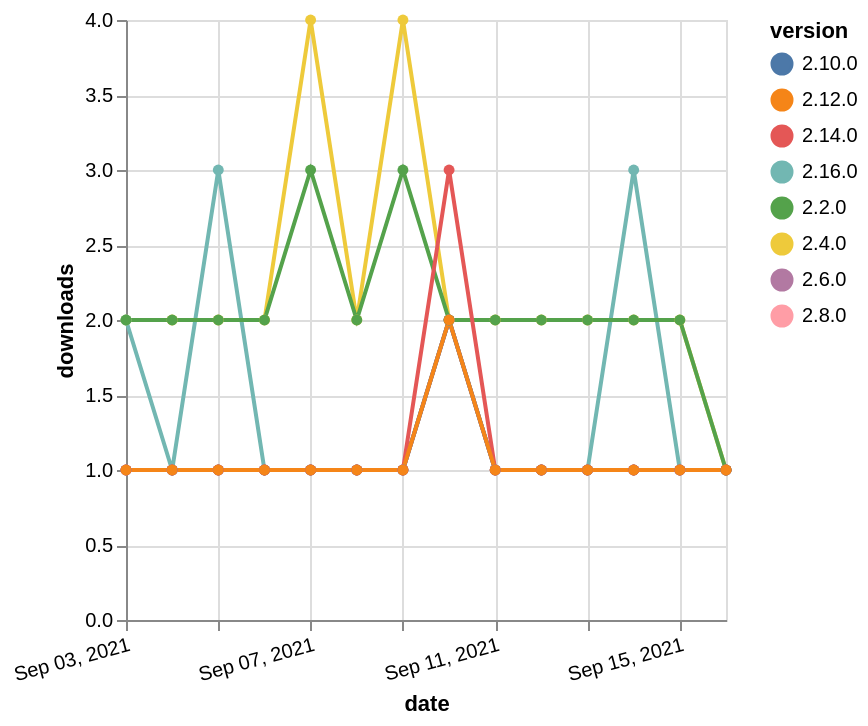

Write the Vega-Lite specification saved for this chart.
### Vega-Lite specification from a JSON file in a GitHub repository (floating-point values rounded to 4 significant figures)
{"$schema": "https://vega.github.io/schema/vega-lite/v5.json", "description": "A simple bar chart with embedded data.", "data": {"values": [{"date": "2021-09-03", "total": 2513, "delta": 2, "version": "2.4.0"}, {"date": "2021-09-04", "total": 2515, "delta": 2, "version": "2.4.0"}, {"date": "2021-09-05", "total": 2517, "delta": 2, "version": "2.4.0"}, {"date": "2021-09-06", "total": 2519, "delta": 2, "version": "2.4.0"}, {"date": "2021-09-07", "total": 2523, "delta": 4, "version": "2.4.0"}, {"date": "2021-09-08", "total": 2525, "delta": 2, "version": "2.4.0"}, {"date": "2021-09-09", "total": 2529, "delta": 4, "version": "2.4.0"}, {"date": "2021-09-10", "total": 2531, "delta": 2, "version": "2.4.0"}, {"date": "2021-09-11", "total": 2533, "delta": 2, "version": "2.4.0"}, {"date": "2021-09-12", "total": 2535, "delta": 2, "version": "2.4.0"}, {"date": "2021-09-13", "total": 2537, "delta": 2, "version": "2.4.0"}, {"date": "2021-09-14", "total": 2539, "delta": 2, "version": "2.4.0"}, {"date": "2021-09-15", "total": 2541, "delta": 2, "version": "2.4.0"}, {"date": "2021-09-16", "total": 2542, "delta": 1, "version": "2.4.0"}, {"date": "2021-09-03", "total": 130, "delta": 2, "version": "2.16.0"}, {"date": "2021-09-04", "total": 131, "delta": 1, "version": "2.16.0"}, {"date": "2021-09-05", "total": 134, "delta": 3, "version": "2.16.0"}, {"date": "2021-09-06", "total": 135, "delta": 1, "version": "2.16.0"}, {"date": "2021-09-07", "total": 136, "delta": 1, "version": "2.16.0"}, {"date": "2021-09-08", "total": 137, "delta": 1, "version": "2.16.0"}, {"date": "2021-09-09", "total": 138, "delta": 1, "version": "2.16.0"}, {"date": "2021-09-10", "total": 140, "delta": 2, "version": "2.16.0"}, {"date": "2021-09-11", "total": 141, "delta": 1, "version": "2.16.0"}, {"date": "2021-09-12", "total": 142, "delta": 1, "version": "2.16.0"}, {"date": "2021-09-13", "total": 143, "delta": 1, "version": "2.16.0"}, {"date": "2021-09-14", "total": 146, "delta": 3, "version": "2.16.0"}, {"date": "2021-09-15", "total": 147, "delta": 1, "version": "2.16.0"}, {"date": "2021-09-16", "total": 148, "delta": 1, "version": "2.16.0"}, {"date": "2021-09-03", "total": 202, "delta": 1, "version": "2.8.0"}, {"date": "2021-09-04", "total": 203, "delta": 1, "version": "2.8.0"}, {"date": "2021-09-05", "total": 204, "delta": 1, "version": "2.8.0"}, {"date": "2021-09-06", "total": 205, "delta": 1, "version": "2.8.0"}, {"date": "2021-09-07", "total": 206, "delta": 1, "version": "2.8.0"}, {"date": "2021-09-08", "total": 207, "delta": 1, "version": "2.8.0"}, {"date": "2021-09-09", "total": 208, "delta": 1, "version": "2.8.0"}, {"date": "2021-09-10", "total": 210, "delta": 2, "version": "2.8.0"}, {"date": "2021-09-11", "total": 211, "delta": 1, "version": "2.8.0"}, {"date": "2021-09-12", "total": 212, "delta": 1, "version": "2.8.0"}, {"date": "2021-09-13", "total": 213, "delta": 1, "version": "2.8.0"}, {"date": "2021-09-14", "total": 214, "delta": 1, "version": "2.8.0"}, {"date": "2021-09-15", "total": 215, "delta": 1, "version": "2.8.0"}, {"date": "2021-09-16", "total": 216, "delta": 1, "version": "2.8.0"}, {"date": "2021-09-03", "total": 252, "delta": 1, "version": "2.6.0"}, {"date": "2021-09-04", "total": 253, "delta": 1, "version": "2.6.0"}, {"date": "2021-09-05", "total": 254, "delta": 1, "version": "2.6.0"}, {"date": "2021-09-06", "total": 255, "delta": 1, "version": "2.6.0"}, {"date": "2021-09-07", "total": 256, "delta": 1, "version": "2.6.0"}, {"date": "2021-09-08", "total": 257, "delta": 1, "version": "2.6.0"}, {"date": "2021-09-09", "total": 258, "delta": 1, "version": "2.6.0"}, {"date": "2021-09-10", "total": 260, "delta": 2, "version": "2.6.0"}, {"date": "2021-09-11", "total": 261, "delta": 1, "version": "2.6.0"}, {"date": "2021-09-12", "total": 262, "delta": 1, "version": "2.6.0"}, {"date": "2021-09-13", "total": 263, "delta": 1, "version": "2.6.0"}, {"date": "2021-09-14", "total": 264, "delta": 1, "version": "2.6.0"}, {"date": "2021-09-15", "total": 265, "delta": 1, "version": "2.6.0"}, {"date": "2021-09-16", "total": 266, "delta": 1, "version": "2.6.0"}, {"date": "2021-09-03", "total": 199, "delta": 1, "version": "2.10.0"}, {"date": "2021-09-04", "total": 200, "delta": 1, "version": "2.10.0"}, {"date": "2021-09-05", "total": 201, "delta": 1, "version": "2.10.0"}, {"date": "2021-09-06", "total": 202, "delta": 1, "version": "2.10.0"}, {"date": "2021-09-07", "total": 203, "delta": 1, "version": "2.10.0"}, {"date": "2021-09-08", "total": 204, "delta": 1, "version": "2.10.0"}, {"date": "2021-09-09", "total": 205, "delta": 1, "version": "2.10.0"}, {"date": "2021-09-10", "total": 207, "delta": 2, "version": "2.10.0"}, {"date": "2021-09-11", "total": 208, "delta": 1, "version": "2.10.0"}, {"date": "2021-09-12", "total": 209, "delta": 1, "version": "2.10.0"}, {"date": "2021-09-13", "total": 210, "delta": 1, "version": "2.10.0"}, {"date": "2021-09-14", "total": 211, "delta": 1, "version": "2.10.0"}, {"date": "2021-09-15", "total": 212, "delta": 1, "version": "2.10.0"}, {"date": "2021-09-16", "total": 213, "delta": 1, "version": "2.10.0"}, {"date": "2021-09-03", "total": 2622, "delta": 2, "version": "2.2.0"}, {"date": "2021-09-04", "total": 2624, "delta": 2, "version": "2.2.0"}, {"date": "2021-09-05", "total": 2626, "delta": 2, "version": "2.2.0"}, {"date": "2021-09-06", "total": 2628, "delta": 2, "version": "2.2.0"}, {"date": "2021-09-07", "total": 2631, "delta": 3, "version": "2.2.0"}, {"date": "2021-09-08", "total": 2633, "delta": 2, "version": "2.2.0"}, {"date": "2021-09-09", "total": 2636, "delta": 3, "version": "2.2.0"}, {"date": "2021-09-10", "total": 2638, "delta": 2, "version": "2.2.0"}, {"date": "2021-09-11", "total": 2640, "delta": 2, "version": "2.2.0"}, {"date": "2021-09-12", "total": 2642, "delta": 2, "version": "2.2.0"}, {"date": "2021-09-13", "total": 2644, "delta": 2, "version": "2.2.0"}, {"date": "2021-09-14", "total": 2646, "delta": 2, "version": "2.2.0"}, {"date": "2021-09-15", "total": 2648, "delta": 2, "version": "2.2.0"}, {"date": "2021-09-16", "total": 2649, "delta": 1, "version": "2.2.0"}, {"date": "2021-09-03", "total": 207, "delta": 1, "version": "2.14.0"}, {"date": "2021-09-04", "total": 208, "delta": 1, "version": "2.14.0"}, {"date": "2021-09-05", "total": 209, "delta": 1, "version": "2.14.0"}, {"date": "2021-09-06", "total": 210, "delta": 1, "version": "2.14.0"}, {"date": "2021-09-07", "total": 211, "delta": 1, "version": "2.14.0"}, {"date": "2021-09-08", "total": 212, "delta": 1, "version": "2.14.0"}, {"date": "2021-09-09", "total": 213, "delta": 1, "version": "2.14.0"}, {"date": "2021-09-10", "total": 216, "delta": 3, "version": "2.14.0"}, {"date": "2021-09-11", "total": 217, "delta": 1, "version": "2.14.0"}, {"date": "2021-09-12", "total": 218, "delta": 1, "version": "2.14.0"}, {"date": "2021-09-13", "total": 219, "delta": 1, "version": "2.14.0"}, {"date": "2021-09-14", "total": 220, "delta": 1, "version": "2.14.0"}, {"date": "2021-09-15", "total": 221, "delta": 1, "version": "2.14.0"}, {"date": "2021-09-16", "total": 222, "delta": 1, "version": "2.14.0"}, {"date": "2021-09-03", "total": 173, "delta": 1, "version": "2.12.0"}, {"date": "2021-09-04", "total": 174, "delta": 1, "version": "2.12.0"}, {"date": "2021-09-05", "total": 175, "delta": 1, "version": "2.12.0"}, {"date": "2021-09-06", "total": 176, "delta": 1, "version": "2.12.0"}, {"date": "2021-09-07", "total": 177, "delta": 1, "version": "2.12.0"}, {"date": "2021-09-08", "total": 178, "delta": 1, "version": "2.12.0"}, {"date": "2021-09-09", "total": 179, "delta": 1, "version": "2.12.0"}, {"date": "2021-09-10", "total": 181, "delta": 2, "version": "2.12.0"}, {"date": "2021-09-11", "total": 182, "delta": 1, "version": "2.12.0"}, {"date": "2021-09-12", "total": 183, "delta": 1, "version": "2.12.0"}, {"date": "2021-09-13", "total": 184, "delta": 1, "version": "2.12.0"}, {"date": "2021-09-14", "total": 185, "delta": 1, "version": "2.12.0"}, {"date": "2021-09-15", "total": 186, "delta": 1, "version": "2.12.0"}, {"date": "2021-09-16", "total": 187, "delta": 1, "version": "2.12.0"}]}, "width": "container", "mark": {"type": "line", "point": {"filled": true}}, "encoding": {"x": {"field": "date", "type": "temporal", "timeUnit": "yearmonthdate", "title": "date", "axis": {"labelAngle": -15}}, "y": {"field": "delta", "type": "quantitative", "title": "downloads"}, "color": {"field": "version", "type": "nominal"}, "tooltip": {"field": "delta"}}}
